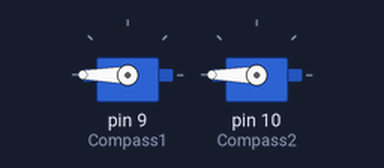
A sketch run on a simulated Arduino Uno, built with avr-gcc and run on an emulated ATmega328P. Shown: 2 × servo.

Above: at 0.05 s.
At 1.5 s:
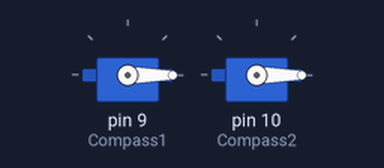
At 3.0 s:
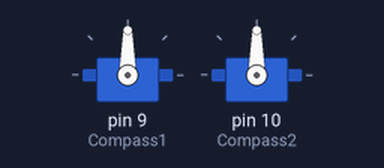
Timing chart, 0 to 6.9 s (numbered marks = the images above):
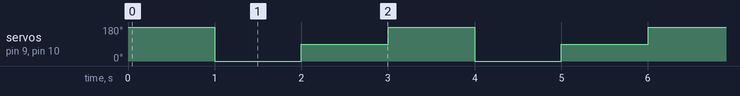

The sketch:

twoServo.ino
```cpp
// Include the Servo Motor library
#include <Servo.h>

// Define constant values for servo motor rotations
#define North 180
#define West 0
#define East 90

// Initialized the servo motors
Servo Compass1;
Servo Compass2;

// Functions to set the servo to a given angle (position)
void Compass1_direction(int position) {
  Compass1.write(position);
}

void Compass2_direction(int position) {
  Compass2.write(position);
}

void setup() {
  // Attached the servo motors to their pins
  Compass1.attach(9);
  Compass2.attach(10);
}

void loop() {
  Compass1_direction(North);
  Compass2_direction(North);
  delay(1000);
  Compass1_direction(West);
  Compass2_direction(West);
  delay(1000);
  Compass1_direction(East);
  Compass2_direction(East);
  delay(1000);
}
```

Measured:
- by itself, servo on pin 9 (Compass1), servo on pin 10 (Compass2): repeats every 3.0 s: 90° 1.0 s, 180° 1.0 s, 0° 1.0 s
